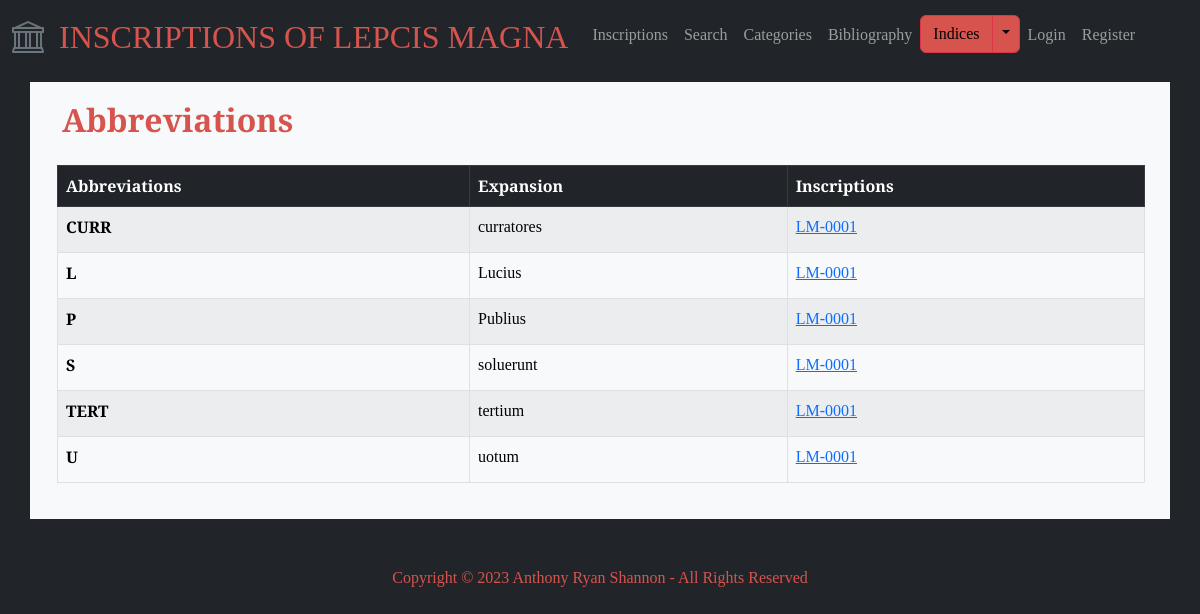
/abbreviations, run on an earlier commit of the app's database.
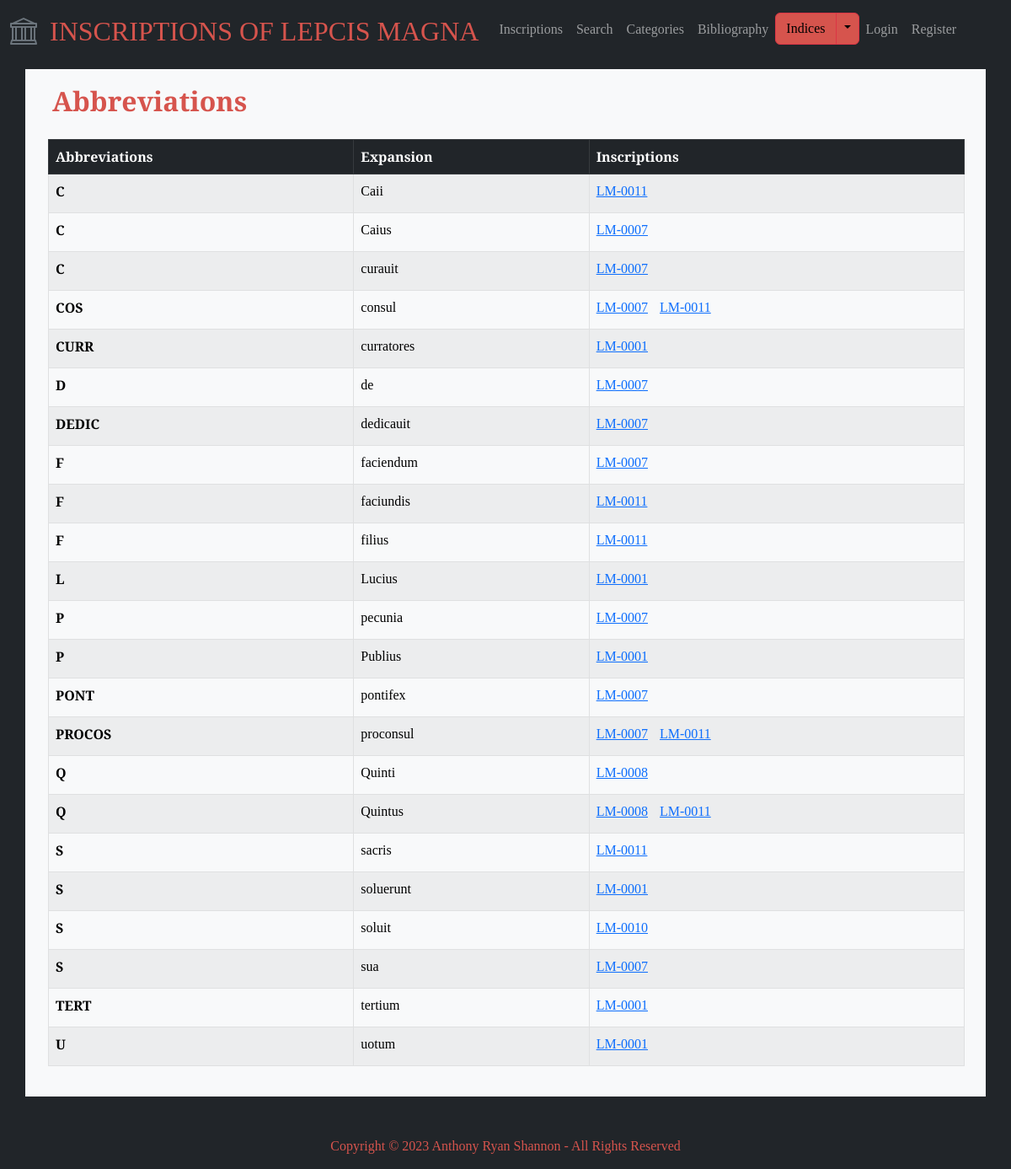
And on a later commit of the database.
### lepcismagna/models.py (models this page shows, shortened)
class Abbreviation(models.Model):
    abbreviation = models.CharField(max_length=20, blank=True)
    expansion = models.CharField(max_length=50, blank=True)
    inscriptions = models.ManyToManyField('Inscription', blank=True)

class Inscription(models.Model):
    entry_creation_time = models.DateTimeField(auto_now_add=True)
    entry_creator = models.ForeignKey(User, on_delete=models.CASCADE, blank=True, null=True)
    is_validated = models.BooleanField(default=False)
    inscription_id = models.CharField(max_length=20, blank=True)
    title = models.CharField(max_length=100, blank=True)
    description = models.TextField(blank=True)
    materials = models.ManyToManyField('Material', blank=True, related_name='materials')
    object_types = models.ManyToManyField('ObjectType', blank=True, related_name='object_types')
    text = models.TextField(blank=True)
    techniques = models.ManyToManyField('Technique', blank=True, related_name='techniques')
    letters = models.TextField(blank=True)
    languages = models.ManyToManyField('Language', blank=True, related_name='languages')
    date = models.CharField(max_length=100)
    findspot_description = models.TextField(blank=True)
    associated_inscriptions = models.ManyToManyField('self', blank=True)
    original_location = models.CharField(max_length=255)
    last_recorded_location = models.CharField(max_length=255)
    repositories = models.ManyToManyField('Repository', blank=True, related_name='repositories')
    categories = models.ManyToManyField('Category', blank=True, related_name='categories')
    transcription_interpretive = models.TextField(blank=True)
    transcription_diplomatic = models.TextField(blank=True)
    transcription_appcrit = models.TextField(blank=True)
    translation_english = models.TextField(blank=True)
    commentary = models.TextField(blank=True)
    epigraphic_references = models.ManyToManyField('EpigraphicReference', blank=True, related_name='epigraphic_references')
    bibliography_text = models.TextField(blank=True)
    bibliography_entries = models.ManyToManyField('Bibliography', blank=True, related_name='bibliography_entries')
    images = models.ManyToManyField('Image', blank=True, related_name='images')
    abbreviations = models.ManyToManyField('Abbreviation', blank=True, related_name='abbreviations')
    age_at_death = models.ManyToManyField('AgeAtDeath', blank=True, related_name='age_at_death')
    divine_sacred_beings = models.ManyToManyField('DivineSacredBeing', blank=True, related_name='divine_sacred_beings')
    emperors_imperial_family = models.ManyToManyField('EmperorImperialFamily', blank=True, related_name='emperors_imperial_family')
    erasures = models.ManyToManyField('Erasure', blank=True, related_name='erasures')
    findspots = models.ManyToManyField('Findspot', blank=True, related_name='findspots')
    fragments = models.ManyToManyField('Fragment', blank=True, related_name='fragments')
    organizations = models.ManyToManyField('Organization', blank=True, related_name='organizations')
    people = models.ManyToManyField('Person', blank=True, related_name='people')
    personal_names = models.ManyToManyField('PersonalName', blank=True, related_name='personal_names')
    place_names = models.ManyToManyField('PlaceName', blank=True, related_name='place_names')
    symbols = models.ManyToManyField('Symbol', blank=True, related_name='symbols')
    words = models.ManyToManyField('Word', blank=True, related_name='words')

### lepcismagna/views.py (the view)
# urls.py: path("abbreviations", views.abbreviations, name="abbreviations"),
def abbreviations(request):
    abbreviations = Abbreviation.objects.prefetch_related('inscriptions')
    return render(request, "lepcismagna/abbreviations.html", {"abbreviations": abbreviations})

### lepcismagna/templates/lepcismagna/abbreviations.html
{% extends "lepcismagna/layout.html" %} {% block body %}
<div class="index-header">
  <h2>Abbreviations</h2>
</div>
<table class="table table-striped table-hover table-bordered">
  <thead class="table-dark">
    <tr>
      <th scope="col">Abbreviations</th>
      <th scope="col">Expansion</th>
      <th scope="col">Inscriptions</th>
    </tr>
  </thead>
  <tbody class="table-light">
    {% for abbreviation in abbreviations %}
    {% if abbreviation.inscriptions.all %}
    <tr>
      <th scope="row">{{ abbreviation.abbreviation }}</th>
      <td>{{ abbreviation.expansion|safe }}</td>
      <td>
        <ul id="index-inscription-list">
          {% for inscription in abbreviation.inscriptions.all %}
          <li class="inscription-list-item">
            <a href="{% url 'inscription_detail' inscription.inscription_id|default:'No inscription ID' %}">
              {{ inscription.inscription_id }}
            </a>
          </li>
          {% endfor %}
        </ul>
      </td>
    </tr>
    {% endif %}
    {% endfor %}
  </tbody>
</table>
{% endblock %}

### lepcismagna/templates/lepcismagna/layout.html (shortened to what this page needs)
<!DOCTYPE html>
<html lang="en">
  <head>
    <link
      href="https://cdn.jsdelivr.net/npm/bootstrap@5.2.3/dist/css/bootstrap.min.css"
      rel="stylesheet"
    />
    <link
      rel="stylesheet"
      href="https://cdn.jsdelivr.net/npm/bootstrap-icons@1.11.1/font/bootstrap-icons.css"
    />
    {% load static %}
    <link href="{% static 'lepcismagna/styles.css' %}" rel="stylesheet" />
  </head>
  <body class="bg-dark">
    <nav class="navbar sticky-top bg-dark navbar-expand-md navbar-dark">
      <div class="navbar-container container-xxl">
        <a class="navbar-brand" href="{% url 'index' %}">
          <span class="fw-bold text-secondary">
            <i class="bi bi-bank"></i>
          </span>
          <span class="text-danger">INSCRIPTIONS OF LEPCIS MAGNA</span>
        </a>
        <div
          class="collapse navbar-collapse justify-content-start align-center"
          id="main-nav"
        >
          <ul class="navbar-nav">
            <li class="nav-item">
              <a class="nav-link" href="{% url 'inscriptions' %}">
                Inscriptions
              </a>
            </li>
            <ul class="navbar-nav">
              <li class="nav-item">
                <a class="nav-link" href="{% url 'inscription_search' %}">
                  Search
                </a>
              </li>
            <li class="nav-item">
              <a class="nav-link" href="{% url 'categories' %}"> Categories </a>
            </li>
            <li class="nav-item">
              <a class="nav-link" href="{% url 'bibliography' %}">
                Bibliography
              </a>
            </li>
            <li class="nav-item dropdown">
              <div class="btn-group">
                <button class="btn btn-danger">Indices</button>
                <button
                  class="btn btn-danger dropdown-toggle dropdown-toggle-split"
                  data-bs-toggle="dropdown"
                  aria-expanded="false"
                >
                </button>
              </div>
            </li>
            {% if user.is_authenticated %}
            <li class="nav-item">
              <a class="nav-link" href="{% url 'logout' %}"> Logout </a>
            </li>
            {% else %}
            <li class="nav-item">
              <a class="nav-link" href="{% url 'login' %}"> Login </a>
            </li>
            <li class="nav-item">
              <a class="nav-link" href="{% url 'register' %}"> Register </a>
            </li>
            {% endif %}
          </ul>
        </div>
      </div>
    </nav>
    <main class="main-container container-md mt-2 bg-light">
      {% block body %} {% endblock %}
    </main>
    <footer class="container-md mt-5">
      <p>Copyright &#169; 2023 Anthony Ryan Shannon - All Rights Reserved</p>
    </footer>
  </body>
</html>

### lepcismagna/static/lepcismagna/styles.css (style rules this page uses)
body { font-family: "EB Garamond", serif; font-style: normal; font-variant: normal; }
footer { color: #d6544d; display: flex; flex-direction: row; justify-content: center; }
h2 { color: #d6544d; font-size: 32px; font-weight: 700; line-height: 35px; padding: 10px; }
li:not(last-child) { margin-bottom: 5px; }
main { background-color: palegoldenrod; }
p { font-size: 16px; font-weight: 400; line-height: 22px; text-align: justify; }
.bi { margin-right: 15px; font-size: 32px; }
.btn-danger { --bs-btn-bg: #d6544d; --bs-btn-color: #000; }
.index-header { padding: 10px; }
.inscription-list-item { display: inline-block; margin-right: 10px; }
.main-container { padding-bottom: 20px; }
.navbar { color: #d6544d; --bs-navbar-brand-font-size: 32px; }
.navbar-brand { display: flex; flex-direction: row; }
.table { margin-left: 15px; width: 97.5%; }
.text-danger { color: #d6544d !important; }
#inscriptions-list, #index-inscription-list, #category-items, #dossier-list { list-style: none; padding-left: 0; margin: 0; }

What changed in the data, as far as the page shows it:
added Abbreviation: abbreviation "C", expansion "curauit"
added Inscription: inscription_id "LM-0007"
added Abbreviation: abbreviation "C", expansion "Caius"
added Abbreviation: abbreviation "COS", expansion "consul"
added Inscription: inscription_id "LM-0011"
added Abbreviation: abbreviation "D", expansion "de"
added Abbreviation: abbreviation "DEDIC", expansion "dedicauit"
added Abbreviation: abbreviation "F", expansion "faciendum"
added Abbreviation: abbreviation "PONT", expansion "pontifex"
added Abbreviation: abbreviation "P", expansion "pecunia"
added Abbreviation: abbreviation "PROCOS", expansion "proconsul"
added Abbreviation: abbreviation "S", expansion "sua"
added Abbreviation: abbreviation "Q", expansion "Quintus"
added Inscription: inscription_id "LM-0008"
added Abbreviation: abbreviation "Q", expansion "Quinti"
added Abbreviation: abbreviation "S", expansion "soluit"
added Inscription: inscription_id "LM-0010", shown under "S"
added Abbreviation: abbreviation "C", expansion "Caii"
added Abbreviation: abbreviation "F", expansion "filius"
added Abbreviation: abbreviation "S", expansion "sacris"
added Abbreviation: abbreviation "F", expansion "faciundis"
